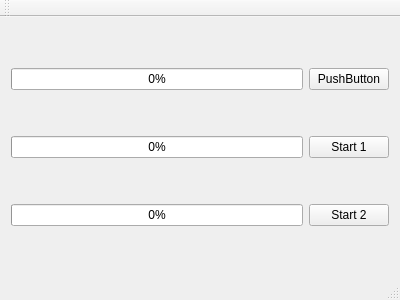
<?xml version="1.0" encoding="UTF-8"?>
<ui version="4.0">
 <class>MainWindow</class>
 <widget class="QMainWindow" name="MainWindow">
  <property name="geometry">
   <rect>
    <x>0</x>
    <y>0</y>
    <width>400</width>
    <height>300</height>
   </rect>
  </property>
  <property name="windowTitle">
   <string>MainWindow</string>
  </property>
  <widget class="QWidget" name="centralWidget">
   <layout class="QGridLayout" name="gridLayout">
    <item row="1" column="2">
     <widget class="QPushButton" name="startButton_1">
      <property name="text">
       <string>Start 1</string>
      </property>
     </widget>
    </item>
    <item row="1" column="0">
     <widget class="QProgressBar" name="progressBar1">
      <property name="value">
       <number>0</number>
      </property>
     </widget>
    </item>
    <item row="2" column="0">
     <widget class="QProgressBar" name="progressBar2">
      <property name="value">
       <number>0</number>
      </property>
     </widget>
    </item>
    <item row="2" column="2">
     <widget class="QPushButton" name="startButton_2">
      <property name="text">
       <string>Start 2</string>
      </property>
     </widget>
    </item>
    <item row="0" column="2">
     <widget class="QPushButton" name="pushButton">
      <property name="text">
       <string>PushButton</string>
      </property>
     </widget>
    </item>
    <item row="0" column="0">
     <widget class="QProgressBar" name="Bar">
      <property name="value">
       <number>0</number>
      </property>
     </widget>
    </item>
   </layout>
  </widget>
  <widget class="QMenuBar" name="menuBar">
   <property name="geometry">
    <rect>
     <x>0</x>
     <y>0</y>
     <width>400</width>
     <height>22</height>
    </rect>
   </property>
  </widget>
  <widget class="QToolBar" name="mainToolBar">
   <attribute name="toolBarArea">
    <enum>TopToolBarArea</enum>
   </attribute>
   <attribute name="toolBarBreak">
    <bool>false</bool>
   </attribute>
  </widget>
  <widget class="QStatusBar" name="statusBar"/>
 </widget>
 <layoutdefault spacing="6" margin="11"/>
 <resources/>
 <connections/>
</ui>
